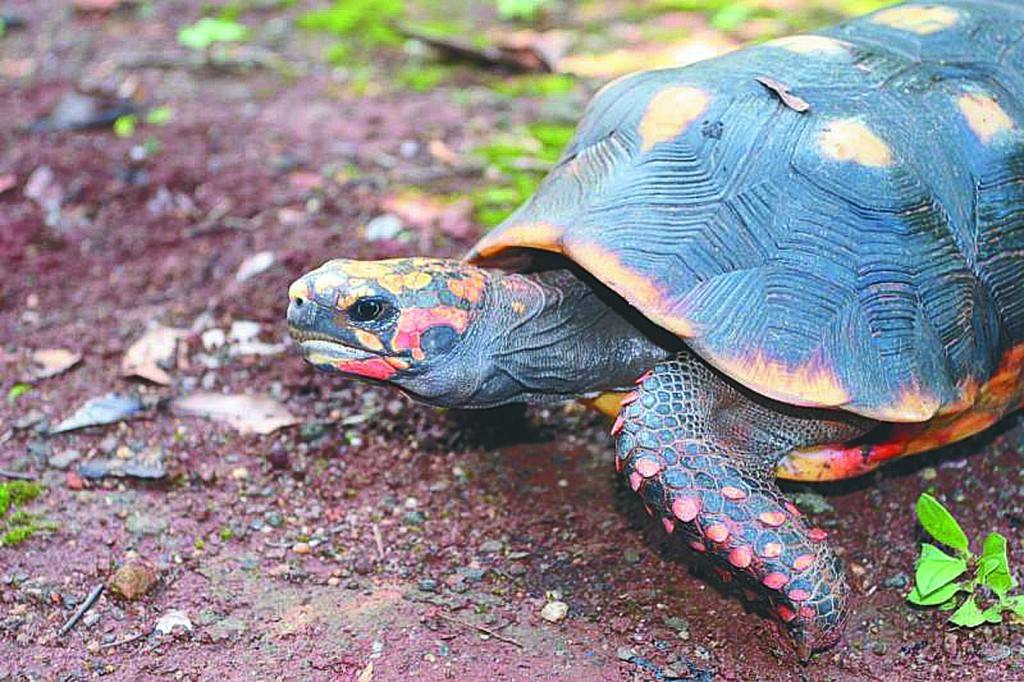
#> input picture Chapter2/input_image/turtle.jpg, 1024 x 682 px
$ jupyter execute '基本IO脚本.ipynb'
#> lines starting #> are read from the running program, lines starting #| are printed output that depends on the picture; after the words box and inside, x2 and y2 are one past the last pixel; in counts of white or black regions, pixels touching at a corner belong together
# 2.1基本脚本
## 2.1.1读/写图像文件
imread()和imwrite()支持各种静态图像文件格式，一般系统都支持BMP格式，还可能支持PNG、JPEG和TIFF格式
通过二维Numpy数组创建一个黑色的正方形图像：cv2.cvtColor()

[cell 1]
import numpy as np
import cv2

img = np.zeros((3,3), dtype=np.uint8)#每个像素由一个8位整数表示，每个像素值的范围是0~255
img = cv2.cvtColor(img, cv2.COLOR_GRAY2RGB)#将图像转换为BGR格式,(HSV的色度值范围是0~180)
print(img.shape)
img

把JPG格式转化成PNG格式：imread(),imwrite()
即使图片是灰度格式，imread()也会返回BGR格式的图像,无论是哪种模式，imread都会删除alpha通道
imread()函数的参数:
IMREAD_ANYCOLOR=4,IMREAD_ANYDEPTH=2,IMREAD_COLOR=1,IMREAD_GRAYSCALAR=0,IMREAD_LOAD_GDAL=8,IMREAD_UNCHANGED=-1
imwrite()函数要求图像格式是BGR或者灰度格式，每个通道有一定的位（bit），bmp要求每个通道8位，PNG要求每个通道16或8位

[cell 2]
img1 = cv2.imread('input_image/turtle.jpg')#即使图片是
#> img1 is the input picture: shape (682, 1024, 3); mean B, G, R 143, 136.5, 140.5
print(img1.shape)
#| (682, 1024, 3)
cv2.imwrite('output_image/turtle.png', img1)
#> Out = True

[cell 3]
img2 = cv2.imread('input_image/turtle.jpg', cv2.IMREAD_GRAYSCALE)#保存为灰度图像
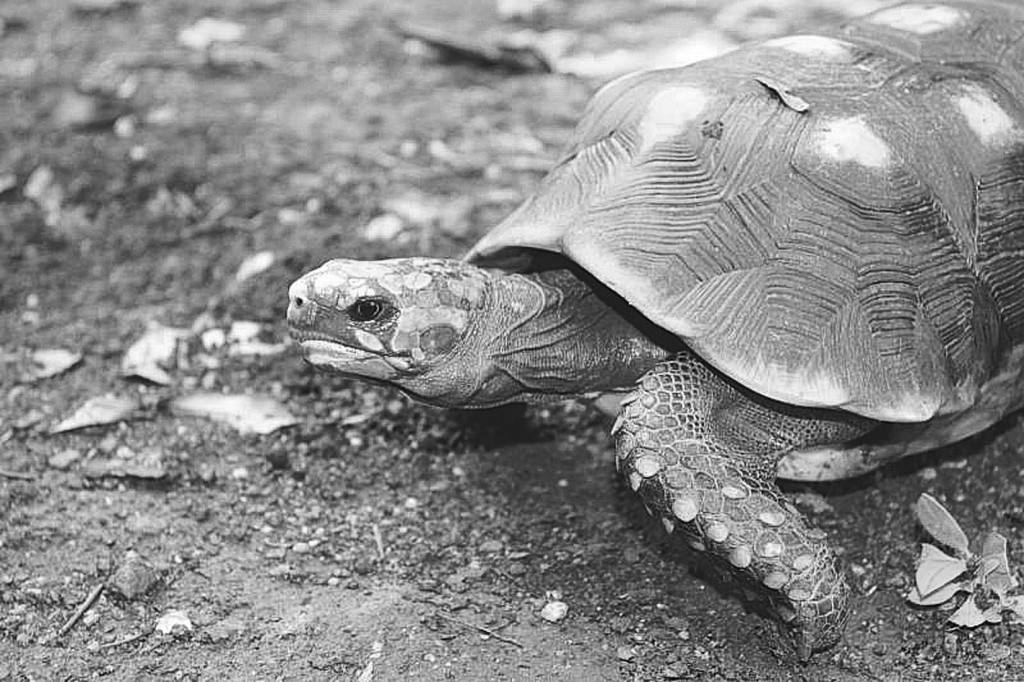
#> img2: shape (682, 1024); min 0, max 255, mean 138.4
print(img2.shape)
#| (682, 1024)
cv2.imwrite('output_image/grayTurtle.jpg', img2)
print(img2.shape)
#| (682, 1024)

## 2.1.2图像与原始字节之间的转换
若一幅图像的每个通道为8位，则可以将其显示转换为标准的一维的bytearray格式：bytearray = bytearray(image)
反之，bytearray含有恰当的顺序的字节，可以通过显示转换得到array形式的图像：
grayImage = np.array(grayByteArray).reshape(height, width)
bgrImage = np.array(bgrByteArray).reshape(height,width,3)

[cell 4]
import cv2
import numpy as np
import os

[cell 5]
randomByteArray = bytearray(os.urandom(120000))#生成一个120000的随机原始bytes，也可以用np.random.randint(0,256,120000)
#print(randomByteArray)
flatNumpyArray = np.array(randomByteArray)
grayImage = flatNumpyArray.reshape(400,300)#转成一个400*300的灰度图像
cv2.imwrite('output_image/RandomGray.png', grayImage)
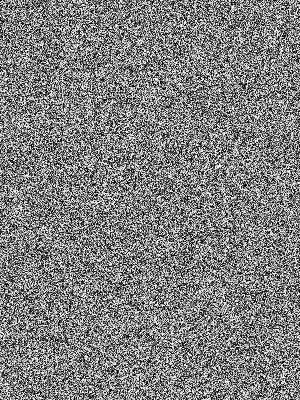
#> saved as RandomGray.png: shape (400, 300); min 0, max 255, mean 127.7
bgrImage = flatNumpyArray.reshape(100,400,3)#转成一个100*400的彩色图像
cv2.imwrite('output_image/RandomColor.png', bgrImage)
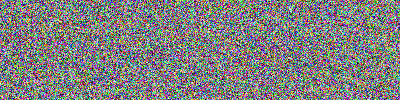
#> saved as RandomColor.png: shape (100, 400, 3); mean B, G, R 127.5, 127.8, 127.8

## 2.1.3使用np.array访问图像数据
像素的访问：<b>image[0,0]</b>等价于<b>image.item((0,0))</b>;<b>image[0,0]=128</b>等价于<b>image.setitem((0,0),128)</b>

[cell 6]
import cv2
import numpy as np

img3 = cv2.imread('input_image/turtle.jpg')
print(img3.item(150,120,0))#这个位置的B像素的值
#| 151
img3.itemset((150,120,0),255)
#> img3: shape (682, 1024, 3); under 0.01% of pixels changed, all inside (x1, y1, x2, y2) = (120, 150, 121, 151)
print(img3.item(150,120,0))
#| 255

[cell 7]
import matplotlib.pyplot as plt
my_roi = img3[0:100,0:100]
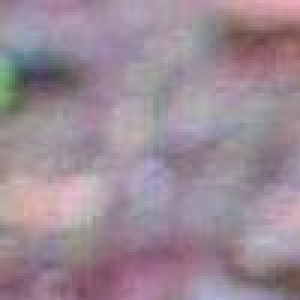
#> my_roi: shape (100, 100, 3) (shown 3 times larger); mean B, G, R 150, 138.7, 155.4
img3[300:400,300:400] = my_roi
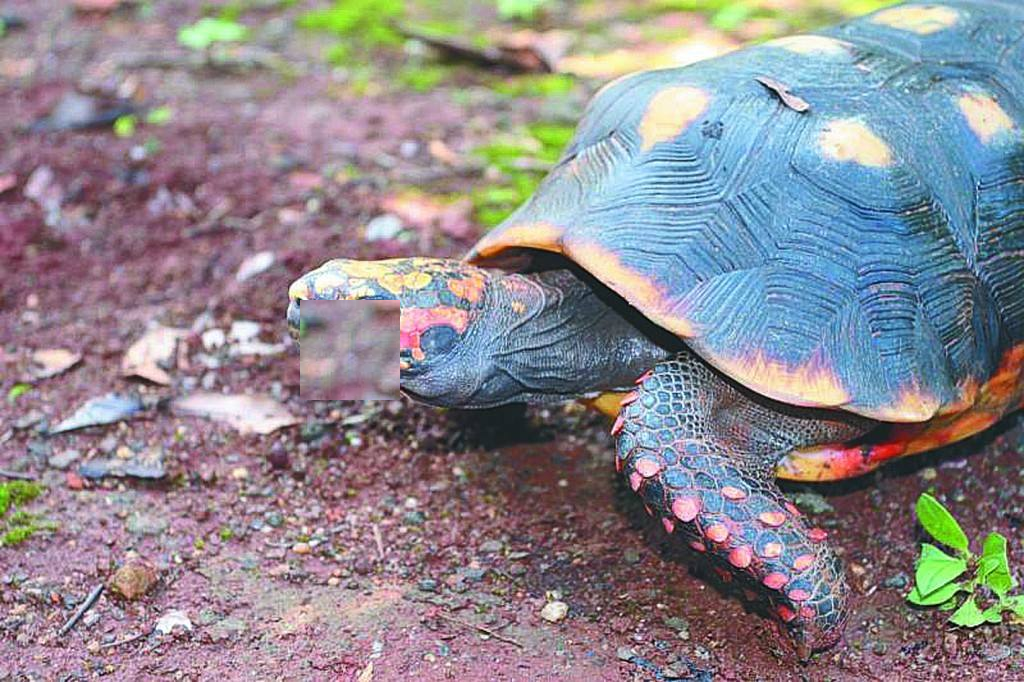
#> img3: shape (682, 1024, 3); mean B, G, R 143.3, 136.8, 140.8
#plt.imshow(img3)
#plt.show()
cv2.imshow('image', img3)
cv2.waitKey()
cv2.destroyAllWindows()
